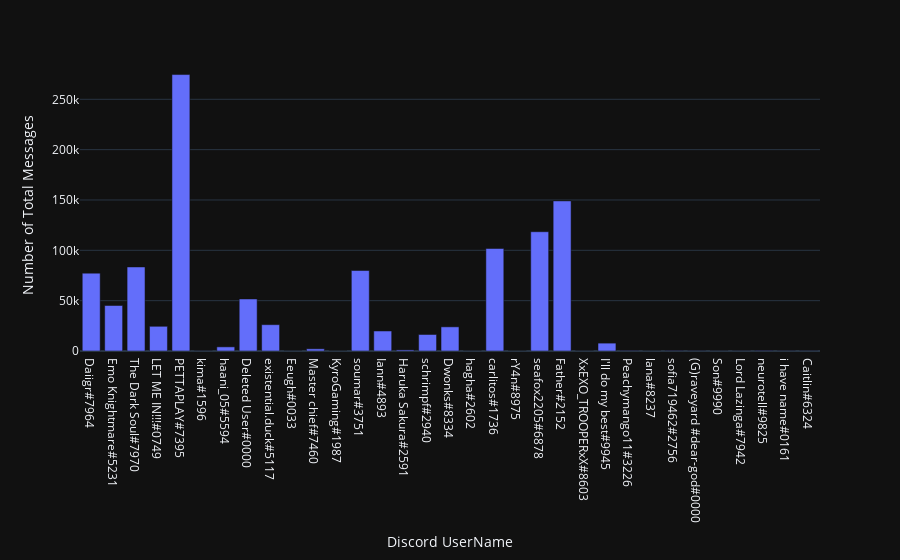

Source (notebook cell):
### Code cell
import plotly.express as px
fig = px.bar(NOMdf, x='Name', y='NumberOfMessages',template = "plotly_dark", labels={'NumberOfMessages':'Number of Total Messages','Name':'Discord UserName'})
fig.show()

### Figure 1 — Plotly figure (JSON) as saved in the notebook; plotly's stock layout.template omitted (floating-point values rounded to 4 significant figures)
{"data": [{"alignmentgroup": "True", "hovertemplate": "Discord UserName=%{x}<br>Number of Total Messages=%{y}<extra></extra>", "legendgroup": "", "marker": {"color": "#636efa", "pattern": {"shape": ""}}, "name": "", "offsetgroup": "", "orientation": "v", "showlegend": false, "textposition": "auto", "type": "bar", "x": ["Daiigr#7964", "Emo Knightmare#5231", "The Dark Soul#7970", "LET ME IN!!!#0749", "PETTAPLAY#7395", "kima#1596", "haani_05#5594", "Deleted User#0000", "existential.duck#5117", "Eeugh#0033", "Master chief#7460", "KyroGaming#1987", "soumar#3751", "Iann#4893", "Haruka Sakura#2591", "schrimpf#2940", "Dwonks#8334", "hagha#2602", "carlitos#1736", "rY4n#8975", "seafox2205#6878", "Father#2152", "XxEXO_TROOPERxX#8603", "I'll do my best#9945", "Peachymango11#3226", "lana#8237", "sofia719462#2756", "(G)raveyard #dear-god#0000", "Son#9990", "Lord Lazinga#7942", "neurotell#9825", "i have name#0161", "Caitlin#6324"], "xaxis": "x", "y": [77328, 45180, 83490, 24528, 274578, 90, 4098, 51684, 26148, 54, 2172, 12, 79938, 19872, 1080, 16392, 23982, 42, 101772, 6, 118464, 149064, 42, 7812, 378, 54, 288, 156, 84, 108, 420, 150, 162], "yaxis": "y"}], "layout": {"barmode": "relative", "legend": {"tracegroupgap": 0}, "margin": {"t": 60}, "xaxis": {"anchor": "y", "domain": [0, 1], "title": {"text": "Discord UserName"}}, "yaxis": {"anchor": "x", "domain": [0, 1], "title": {"text": "Number of Total Messages"}}}}
